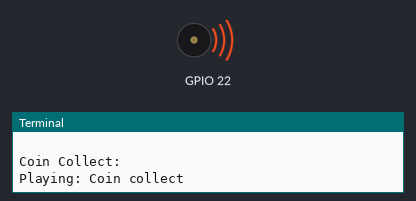
A program run on a simulated Raspberry Pi (BCM pin numbers). Parts: buzzer (waves = sounding), the last lines printed to the terminal. At 20.3 s the program stops and its outputs stay as they are.

Above: at 0.2 s.
At 19.3 s:
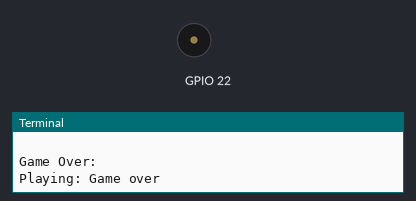
Timing chart, 0 to 20.8 s (numbered marks = the images above):
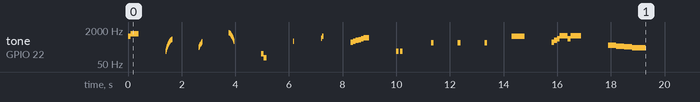

Measured:
- by itself, tone on GPIO 22: plays 988 Hz for 0.10 s, 1319 Hz for 0.30 s, 200 Hz for 0.02 s, 250 Hz for 0.02 s, 300 Hz for 0.02 s, 350 Hz for 0.02 s … (57 notes in this stretch)

The program:

pwm_game_sounds.py
```python
#!/usr/bin/env python3
"""
Game Sound Effects with PWMOutputDevice
Collection of classic game sounds and effects
"""

from gpiozero import PWMOutputDevice
from time import sleep

class GameSounds:
    """Collection of game sound effects"""

    def __init__(self, pin=22):
        self.buzzer = PWMOutputDevice(pin)

    def coin_collect(self):
        """Mario-style coin sound"""
        print("Playing: Coin collect")
        notes = [(988, 0.1), (1319, 0.3)]
        for freq, duration in notes:
            self.buzzer.frequency = freq
            self.buzzer.value = 0.5
            sleep(duration)
        self.buzzer.off()

    def power_up(self):
        """Power-up sound effect"""
        print("Playing: Power up")
        for freq in range(200, 800, 50):
            self.buzzer.frequency = freq
            self.buzzer.value = 0.5
            sleep(0.02)
        self.buzzer.off()

    def game_over(self):
        """Sad game over sound"""
        print("Playing: Game over")
        notes = [(392, 0.3), (349, 0.3), (330, 0.3), (294, 0.5)]
        for freq, duration in notes:
            self.buzzer.frequency = freq
            self.buzzer.value = 0.3
            sleep(duration)
        self.buzzer.off()

    def level_complete(self):
        """Victory fanfare"""
        print("Playing: Level complete")
        notes = [
            (523, 0.1), (659, 0.1), (784, 0.1), (1047, 0.3),
            (784, 0.1), (1047, 0.4)
        ]
        for freq, duration in notes:
            self.buzzer.frequency = freq
            self.buzzer.value = 0.7
            sleep(duration)
        self.buzzer.off()

    def jump(self):
        """Character jump sound"""
        print("Playing: Jump")
        for freq in range(300, 600, 50):
            self.buzzer.frequency = freq
            self.buzzer.value = 0.4
            sleep(0.02)
        self.buzzer.off()

    def shoot(self):
        """Shooting/laser sound"""
        print("Playing: Shoot")
        self.buzzer.value = 0.5
        for freq in range(1500, 500, -100):
            self.buzzer.frequency = freq
            sleep(0.02)
        self.buzzer.off()

    def hit(self):
        """Hit/damage sound"""
        print("Playing: Hit")
        self.buzzer.frequency = 150
        self.buzzer.value = 0.6
        sleep(0.1)
        self.buzzer.frequency = 100
        sleep(0.1)
        self.buzzer.off()

    def menu_select(self):
        """Menu selection sound"""
        print("Playing: Menu select")
        self.buzzer.frequency = 800
        self.buzzer.value = 0.3
        sleep(0.05)
        self.buzzer.frequency = 1000
        sleep(0.05)
        self.buzzer.off()

    def menu_move(self):
        """Menu navigation sound"""
        print("Playing: Menu move")
        self.buzzer.frequency = 600
        self.buzzer.value = 0.2
        sleep(0.03)
        self.buzzer.off()

    def bonus(self):
        """Bonus/achievement sound"""
        print("Playing: Bonus")
        notes = [
            (523, 0.1), (587, 0.1), (659, 0.1),
            (698, 0.1), (784, 0.1), (880, 0.2)
        ]
        for freq, duration in notes:
            self.buzzer.frequency = freq
            self.buzzer.value = 0.5
            sleep(duration)
        self.buzzer.off()

    def countdown(self, seconds=3):
        """Countdown timer sound"""
        print(f"Playing: Countdown ({seconds} seconds)")
        for i in range(seconds, 0, -1):
            print(f"  {i}...")
            self.buzzer.frequency = 500
            self.buzzer.value = 0.4
            sleep(0.1)
            self.buzzer.off()
            sleep(0.9)
        # Final beep
        self.buzzer.frequency = 1000
        self.buzzer.value = 0.6
        sleep(0.5)
        self.buzzer.off()
        print("  GO!")

    def error(self):
        """Error/wrong answer sound"""
        print("Playing: Error")
        for _ in range(2):
            self.buzzer.frequency = 200
            self.buzzer.value = 0.5
            sleep(0.1)
            self.buzzer.off()
            sleep(0.05)

    def cleanup(self):
        """Ensure buzzer is off"""
        self.buzzer.off()

# Demonstration
if __name__ == "__main__":
    print("Game Sound Effects Demonstration")
    print("=" * 40)

    # Create game sounds object
    game = GameSounds(22)

    # List of all sound effects
    effects = [
        ("Coin Collect", game.coin_collect),
        ("Power Up", game.power_up),
        ("Jump", game.jump),
        ("Shoot", game.shoot),
        ("Hit", game.hit),
        ("Menu Move", game.menu_move),
        ("Menu Select", game.menu_select),
        ("Bonus", game.bonus),
        ("Error", game.error),
        ("Countdown", lambda: game.countdown(3)),
        ("Level Complete", game.level_complete),
        ("Game Over", game.game_over)
    ]

    # Play all effects
    for name, effect in effects:
        print(f"\n{name}:")
        effect()
        sleep(1)

    print("\n" + "=" * 40)
    print("Game sounds demonstration complete!")
    game.cleanup()
```
